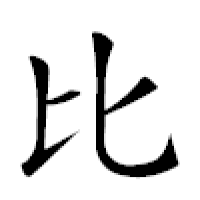
#> input picture characters/bi.png, 200 x 200 px
$ python 01_find_chars.py -i characters/bi.png -f y
#> lines starting #> are read from the running program, lines starting #| are printed output that depends on the picture; after the words box and inside, x2 and y2 are one past the last pixel; in counts of white or black regions, pixels touching at a corner belong together
# USAGE
#python 01_find_chars.py -i characters/bi.png -f y

import numpy as np
import argparse
import imutils
import cv2

print("01_find_chars.py --images images/imageName.png --saveFile y or n")

ap = argparse.ArgumentParser()
ap.add_argument("-i", "--image", help = "Where is the image file?  path/filename")
ap.add_argument("-f", "--saveFile", help = "Save contour points to file? y or n")
args = vars(ap.parse_args())
outFilename = args["image"].split("/")

image = cv2.imread(args["image"])
#> image is the input picture: shape (200, 200, 3); min 0, max 255, mean 224.4

# find all the 'black' shapes in the image
lower = np.array([0, 0, 0])
upper = np.array([15, 15, 15])
shapeMask = cv2.inRange(image, lower, upper)
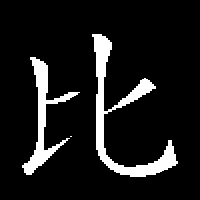
#> shapeMask: shape (200, 200); 10.2% white; 3 white regions (1 under 20 px)

cnts = cv2.findContours(shapeMask.copy(), cv2.RETR_EXTERNAL,
	cv2.CHAIN_APPROX_SIMPLE)
#> cnts = 3 contours, 1 with area under 20; largest, box (x1, y1, x2, y2) and area: (92, 34, 178, 177) 2256, (22, 57, 80, 175) 1300
cnts = imutils.grab_contours(cnts)

print("I found {} black shapes".format(len(cnts)))
#| I found 3 black shapes
#cv2.imshow("Mask", shapeMask)

# loop over the contours
k=1
for c in cnts:
	cv2.drawContours(image, [c], -1, (0, 255, 0), 2)
	cv2.imshow("Image", image)
	cv2.waitKey(0)
	if args["saveFile"] == "y":
		filename = "radicals/processed/"+outFilename[1][:-4]+str(k)
		np.save(filename, c)
		k+=1
#> this loop made 3 passes
#> (c, filename) on pass 1: ([[70, 136], [71, 136]], 'radicals/processed/bi1')
#> pass 2, `cv2.imshow("Image", image)`:
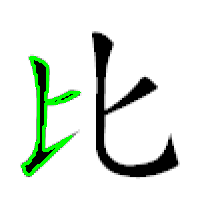
#> window 'Image': shape (200, 200, 3); mean B, G, R 222.9, 230.8, 222.9
#> after the loop:
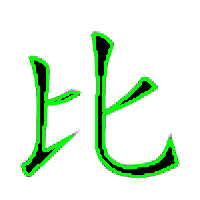
#> image: shape (200, 200, 3); 7.83% of pixels changed, all inside (x1, y1, x2, y2) = (21, 33, 179, 178)
#> after the loop, k = 4

$ run again, with characters/dian3-dot.png copied over characters/bi.png
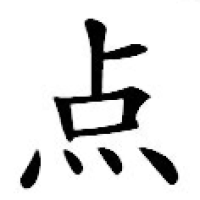
#> input picture characters/dian3-dot.png, 200 x 200 px
#> image is the input picture: shape (200, 200, 3); min 0, max 255, mean 222.3
#> `shapeMask = cv2.inRange(image, lower, upper)`:
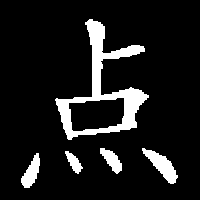
#> shapeMask: shape (200, 200); 10.6% white; 5 white regions
#> cnts = 5 contours; box (x1, y1, x2, y2) and area: (55, 19, 149, 140) 4081, (142, 148, 178, 184) 469, (21, 153, 40, 188) 312, (100, 148, 122, 174) 250, (65, 151, 83, 174) 162
#| I found 5 black shapes
#> the loop `for c in cnts:` made 5 passes
#> after the loop `for c in cnts:`:
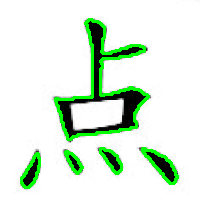
#> image: shape (200, 200, 3); 6.74% of pixels changed, all inside (x1, y1, x2, y2) = (20, 18, 179, 189)
#> after the loop `for c in cnts:`: k = 6

$ run again, with characters/dian4-electricity.png copied over characters/bi.png
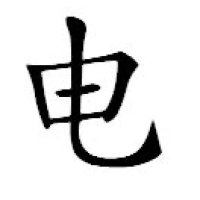
#> input picture characters/dian4-electricity.png, 200 x 200 px
#> image is the input picture: shape (200, 200, 3); mean B, G, R 222.5, 222.5, 222.5
#> `shapeMask = cv2.inRange(image, lower, upper)`:
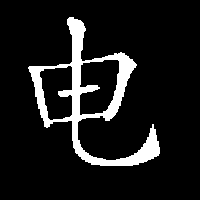
#> shapeMask: shape (200, 200); 10.4% white; 1 white region
#> cnts = 1 contour; box (x1, y1, x2, y2) and area: (28, 17, 160, 166) 6784
#| I found 1 black shapes
#> the loop `for c in cnts:` made 1 pass
#> (filename, k) on pass 1: ('radicals/processed/bi1', 2)
#> pass 1, `cv2.imshow("Image", image)`:
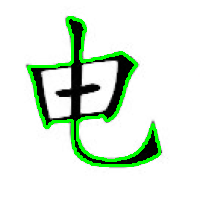
#> window 'Image': shape (200, 200, 3); mean B, G, R 220.6, 234.9, 220.6
#> after the loop `for c in cnts:`: k = 2

$ run again, with characters/dian4-store.png copied over characters/bi.png
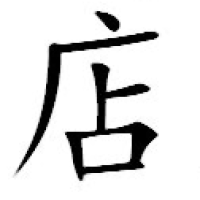
#> input picture characters/dian4-store.png, 200 x 200 px
#> image is the input picture: shape (200, 200, 3); min 0, max 255, mean 221.1
#> `shapeMask = cv2.inRange(image, lower, upper)`:
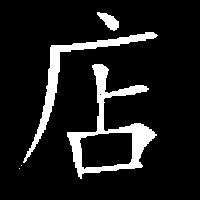
#> shapeMask: shape (200, 200); 10.8% white; 5 white regions (2 under 20 px)
#> cnts = 5 contours, 2 with area under 20; largest, box (x1, y1, x2, y2) and area: (67, 64, 157, 179) 3782, (23, 32, 158, 163) 1420, (97, 12, 119, 31) 188
#| I found 5 black shapes
#> the loop `for c in cnts:` made 5 passes
#> (c, filename) on passes 1 to 2: ([[19, 168]], 'radicals/processed/bi1'), ([[21, 165]], 'radicals/processed/bi2')
#> after the loop `for c in cnts:`:
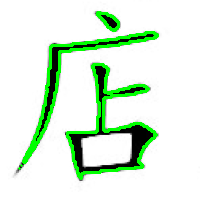
#> image: shape (200, 200, 3); 8.1% of pixels changed, all inside (x1, y1, x2, y2) = (18, 11, 159, 180)
#> after the loop `for c in cnts:`: k = 6
